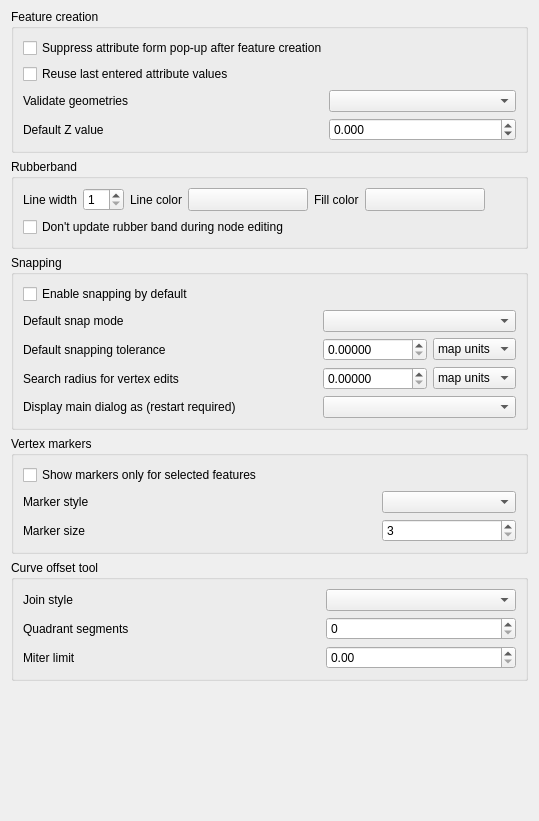
             <widget class="QWidget" name="mOptionsScrollAreaContents_07">
              <property name="geometry">
               <rect>
                <x>0</x>
                <y>0</y>
                <width>539</width>
                <height>821</height>
               </rect>
              </property>
              <layout class="QVBoxLayout" name="verticalLayout_31">
               <property name="topMargin">
                <number>9</number>
               </property>
               <item>
                <widget class="QgsCollapsibleGroupBox" name="mEnterAttributeValuesGroupBox">
                 <property name="title">
                  <string>Feature creation</string>
                 </property>
                 <layout class="QGridLayout" name="gridLayout_28">
                  <item row="2" column="0">
                   <widget class="QLabel" name="label_19">
                    <property name="text">
                     <string>Validate geometries</string>
                    </property>
                   </widget>
                  </item>
                  <item row="0" column="0" colspan="3">
                   <widget class="QCheckBox" name="chkDisableAttributeValuesDlg">
                    <property name="text">
                     <string>Suppress attribute form pop-up after feature creation</string>
                    </property>
                    <property name="tristate">
                     <bool>false</bool>
                    </property>
                   </widget>
                  </item>
                  <item row="2" column="1">
                   <spacer name="horizontalSpacer_32">
                    <property name="orientation">
                     <enum>Qt::Horizontal</enum>
                    </property>
                    <property name="sizeHint" stdset="0">
                     <size>
                      <width>40</width>
                      <height>20</height>
                     </size>
                    </property>
                   </spacer>
                  </item>
                  <item row="1" column="0" colspan="3">
                   <widget class="QCheckBox" name="chkReuseLastValues">
                    <property name="text">
                     <string>Reuse last entered attribute values</string>
                    </property>
                    <property name="tristate">
                     <bool>false</bool>
                    </property>
                   </widget>
                  </item>
                  <item row="3" column="0">
                   <widget class="QLabel" name="mDefaultZValueLabel">
                    <property name="text">
                     <string>Default Z value</string>
                    </property>
                   </widget>
                  </item>
                  <item row="3" column="2">
                   <widget class="QDoubleSpinBox" name="mDefaultZValueSpinBox">
                    <property name="decimals">
                     <number>3</number>
                    </property>
                    <property name="minimum">
                     <double>-999999.998999999952503</double>
                    </property>
                    <property name="maximum">
                     <double>1000000.000000000000000</double>
                    </property>
                    <property name="singleStep">
                     <double>1.000000000000000</double>
                    </property>
                   </widget>
                  </item>
                  <item row="2" column="2">
                   <widget class="QComboBox" name="mValidateGeometries">
                    <property name="sizePolicy">
                     <sizepolicy hsizetype="Expanding" vsizetype="Fixed">
                      <horstretch>0</horstretch>
                      <verstretch>0</verstretch>
                     </sizepolicy>
                    </property>
                   </widget>
                  </item>
                 </layout>
                </widget>
               </item>
               <item>
                <widget class="QgsCollapsibleGroupBox" name="mRubberBandGroupBox">
                 <property name="title">
                  <string>Rubberband</string>
                 </property>
                 <layout class="QGridLayout" name="_9">
                  <item row="0" column="9">
                   <spacer name="horizontalSpacer_33">
                    <property name="orientation">
                     <enum>Qt::Horizontal</enum>
                    </property>
                    <property name="sizeHint" stdset="0">
                     <size>
                      <width>40</width>
                      <height>20</height>
                     </size>
                    </property>
                   </spacer>
                  </item>
                  <item row="0" column="0">
                   <widget class="QLabel" name="mLineWidthTextLabel">
                    <property name="sizePolicy">
                     <sizepolicy hsizetype="Maximum" vsizetype="Preferred">
                      <horstretch>0</horstretch>
                      <verstretch>0</verstretch>
                     </sizepolicy>
                    </property>
                    <property name="text">
                     <string>Line width</string>
                    </property>
                   </widget>
                  </item>
                  <item row="0" column="2">
                   <widget class="QLabel" name="mLineColorTextLabel">
                    <property name="sizePolicy">
                     <sizepolicy hsizetype="Maximum" vsizetype="Preferred">
                      <horstretch>0</horstretch>
                      <verstretch>0</verstretch>
                     </sizepolicy>
                    </property>
                    <property name="text">
                     <string>Line color</string>
                    </property>
                   </widget>
                  </item>
                  <item row="0" column="1">
                   <widget class="QSpinBox" name="mLineWidthSpinBox">
                    <property name="toolTip">
                     <string>Line width in pixels</string>
                    </property>
                    <property name="minimum">
                     <number>1</number>
                    </property>
                   </widget>
                  </item>
                  <item row="0" column="5">
                   <widget class="QgsColorButton" name="mFillColorToolButton">
                    <property name="sizePolicy">
                     <sizepolicy hsizetype="Fixed" vsizetype="Fixed">
                      <horstretch>0</horstretch>
                      <verstretch>0</verstretch>
                     </sizepolicy>
                    </property>
                    <property name="minimumSize">
                     <size>
                      <width>120</width>
                      <height>0</height>
                     </size>
                    </property>
                    <property name="maximumSize">
                     <size>
                      <width>120</width>
                      <height>16777215</height>
                     </size>
                    </property>
                    <property name="text">
                     <string/>
                    </property>
                   </widget>
                  </item>
                  <item row="0" column="4">
                   <widget class="QLabel" name="mSelectColorTextLabel">
                    <property name="sizePolicy">
                     <sizepolicy hsizetype="Maximum" vsizetype="Preferred">
                      <horstretch>0</horstretch>
                      <verstretch>0</verstretch>
                     </sizepolicy>
                    </property>
                    <property name="text">
                     <string>Fill color</string>
                    </property>
                   </widget>
                  </item>
                  <item row="0" column="3">
                   <widget class="QgsColorButton" name="mLineColorToolButton">
                    <property name="sizePolicy">
                     <sizepolicy hsizetype="Fixed" vsizetype="Fixed">
                      <horstretch>0</horstretch>
                      <verstretch>0</verstretch>
                     </sizepolicy>
                    </property>
                    <property name="minimumSize">
                     <size>
                      <width>120</width>
                      <height>0</height>
                     </size>
                    </property>
                    <property name="maximumSize">
                     <size>
                      <width>120</width>
                      <height>16777215</height>
                     </size>
                    </property>
                    <property name="text">
                     <string/>
                    </property>
                   </widget>
                  </item>
                  <item row="1" column="0" colspan="7">
                   <widget class="QCheckBox" name="mLineGhostCheckBox">
                    <property name="text">
                     <string>Don't update rubber band during node editing</string>
                    </property>
                   </widget>
                  </item>
                 </layout>
                </widget>
               </item>
               <item>
                <widget class="QgsCollapsibleGroupBox" name="mSnappingGroupBox">
                 <property name="title">
                  <string>Snapping</string>
                 </property>
                 <layout class="QGridLayout" name="_10">
                  <item row="1" column="1" colspan="6">
                   <widget class="QCheckBox" name="mSnappingEnabledDefault">
                    <property name="text">
                     <string>Enable snapping by default</string>
                    </property>
                   </widget>
                  </item>
                  <item row="5" column="1">
                   <widget class="QLabel" name="label_49">
                    <property name="text">
                     <string>Display main dialog as (restart required)</string>
                    </property>
                   </widget>
                  </item>
                  <item row="2" column="1">
                   <widget class="QLabel" name="mDefaultSnapModeLabel">
                    <property name="text">
                     <string>Default snap mode</string>
                    </property>
                   </widget>
                  </item>
                  <item row="3" column="6">
                   <widget class="QComboBox" name="mDefaultSnappingToleranceComboBox">
                    <property name="sizePolicy">
                     <sizepolicy hsizetype="Expanding" vsizetype="Fixed">
                      <horstretch>0</horstretch>
                      <verstretch>0</verstretch>
                     </sizepolicy>
                    </property>
                    <item>
                     <property name="text">
                      <string>map units</string>
                     </property>
                    </item>
                    <item>
                     <property name="text">
                      <string>pixels</string>
                     </property>
                    </item>
                   </widget>
                  </item>
                  <item row="4" column="4">
                   <spacer>
                    <property name="orientation">
                     <enum>Qt::Horizontal</enum>
                    </property>
                    <property name="sizeHint" stdset="0">
                     <size>
                      <width>61</width>
                      <height>20</height>
                     </size>
                    </property>
                   </spacer>
                  </item>
                  <item row="3" column="3" colspan="2">
                   <spacer>
                    <property name="orientation">
                     <enum>Qt::Horizontal</enum>
                    </property>
                    <property name="sizeHint" stdset="0">
                     <size>
                      <width>241</width>
                      <height>20</height>
                     </size>
                    </property>
                   </spacer>
                  </item>
                  <item row="2" column="5" colspan="2">
                   <widget class="QComboBox" name="mDefaultSnapModeComboBox">
                    <property name="sizePolicy">
                     <sizepolicy hsizetype="Expanding" vsizetype="Fixed">
                      <horstretch>0</horstretch>
                      <verstretch>0</verstretch>
                     </sizepolicy>
                    </property>
                   </widget>
                  </item>
                  <item row="4" column="5">
                   <widget class="QDoubleSpinBox" name="mSearchRadiusVertexEditSpinBox">
                    <property name="decimals">
                     <number>5</number>
                    </property>
                    <property name="maximum">
                     <double>99999999.989999994635582</double>
                    </property>
                   </widget>
                  </item>
                  <item row="3" column="5">
                   <widget class="QDoubleSpinBox" name="mDefaultSnappingToleranceSpinBox">
                    <property name="decimals">
                     <number>5</number>
                    </property>
                    <property name="maximum">
                     <double>99999999.989999994635582</double>
                    </property>
                   </widget>
                  </item>
                  <item row="2" column="2" colspan="3">
                   <spacer>
                    <property name="orientation">
                     <enum>Qt::Horizontal</enum>
                    </property>
                    <property name="sizeHint" stdset="0">
                     <size>
                      <width>311</width>
                      <height>20</height>
                     </size>
                    </property>
                   </spacer>
                  </item>
                  <item row="4" column="6">
                   <widget class="QComboBox" name="mSearchRadiusVertexEditComboBox">
                    <item>
                     <property name="text">
                      <string>map units</string>
                     </property>
                    </item>
                    <item>
                     <property name="text">
                      <string>pixels</string>
                     </property>
                    </item>
                   </widget>
                  </item>
                  <item row="4" column="1" colspan="3">
                   <widget class="QLabel" name="mVertexSearchRadiusVertexEditLabel">
                    <property name="text">
                     <string>Search radius for vertex edits</string>
                    </property>
                   </widget>
                  </item>
                  <item row="5" column="5" colspan="2">
                   <widget class="QComboBox" name="mSnappingMainDialogComboBox"/>
                  </item>
                  <item row="3" column="1" colspan="2">
                   <widget class="QLabel" name="mDefaultSnappingToleranceTextLabel">
                    <property name="text">
                     <string>Default snapping tolerance</string>
                    </property>
                   </widget>
                  </item>
                 </layout>
                </widget>
               </item>
               <item>
                <widget class="QgsCollapsibleGroupBox" name="mVertexMarkerGroupBox">
                 <property name="title">
                  <string>Vertex markers</string>
                 </property>
                 <layout class="QGridLayout" name="_11">
                  <item row="1" column="0">
                   <widget class="QLabel" name="mMarkerStyleLabel">
                    <property name="text">
                     <string>Marker style</string>
                    </property>
                   </widget>
                  </item>
                  <item row="1" column="1">
                   <spacer>
                    <property name="orientation">
                     <enum>Qt::Horizontal</enum>
                    </property>
                    <property name="sizeHint" stdset="0">
                     <size>
                      <width>281</width>
                      <height>20</height>
                     </size>
                    </property>
                   </spacer>
                  </item>
                  <item row="1" column="2">
                   <widget class="QComboBox" name="mMarkerStyleComboBox">
                    <property name="sizePolicy">
                     <sizepolicy hsizetype="Expanding" vsizetype="Fixed">
                      <horstretch>0</horstretch>
                      <verstretch>0</verstretch>
                     </sizepolicy>
                    </property>
                   </widget>
                  </item>
                  <item row="2" column="2">
                   <widget class="QSpinBox" name="mMarkerSizeSpinBox">
                    <property name="layoutDirection">
                     <enum>Qt::LeftToRight</enum>
                    </property>
                    <property name="minimum">
                     <number>3</number>
                    </property>
                    <property name="singleStep">
                     <number>1</number>
                    </property>
                   </widget>
                  </item>
                  <item row="2" column="0">
                   <widget class="QLabel" name="label_6">
                    <property name="text">
                     <string>Marker size</string>
                    </property>
                   </widget>
                  </item>
                  <item row="2" column="1">
                   <spacer>
                    <property name="orientation">
                     <enum>Qt::Horizontal</enum>
                    </property>
                    <property name="sizeHint" stdset="0">
                     <size>
                      <width>40</width>
                      <height>20</height>
                     </size>
                    </property>
                   </spacer>
                  </item>
                  <item row="0" column="0" colspan="3">
                   <widget class="QCheckBox" name="mMarkersOnlyForSelectedCheckBox">
                    <property name="text">
                     <string>Show markers only for selected features</string>
                    </property>
                   </widget>
                  </item>
                 </layout>
                </widget>
               </item>
               <item>
                <widget class="QgsCollapsibleGroupBox" name="groupBox_21">
                 <property name="title">
                  <string>Curve offset tool</string>
                 </property>
                 <layout class="QGridLayout" name="gridLayout">
                  <item row="1" column="2">
                   <widget class="QSpinBox" name="mOffsetQuadSegSpinBox"/>
                  </item>
                  <item row="2" column="0">
                   <widget class="QLabel" name="label_28">
                    <property name="text">
                     <string>Miter limit</string>
                    </property>
                   </widget>
                  </item>
                  <item row="0" column="0">
                   <widget class="QLabel" name="label_26">
                    <property name="text">
                     <string>Join style</string>
                    </property>
                   </widget>
                  </item>
                  <item row="0" column="2">
                   <widget class="QComboBox" name="mOffsetJoinStyleComboBox">
                    <property name="sizePolicy">
                     <sizepolicy hsizetype="Expanding" vsizetype="Fixed">
                      <horstretch>0</horstretch>
                      <verstretch>0</verstretch>
                     </sizepolicy>
                    </property>
                   </widget>
                  </item>
                  <item row="1" column="0">
                   <widget class="QLabel" name="label_27">
                    <property name="text">
                     <string>Quadrant segments</string>
                    </property>
                   </widget>
                  </item>
                  <item row="2" column="2">
                   <widget class="QDoubleSpinBox" name="mCurveOffsetMiterLimitComboBox"/>
                  </item>
                  <item row="0" column="1">
                   <spacer name="horizontalSpacer_29">
                    <property name="orientation">
                     <enum>Qt::Horizontal</enum>
                    </property>
                    <property name="sizeHint" stdset="0">
                     <size>
                      <width>40</width>
                      <height>20</height>
                     </size>
                    </property>
                   </spacer>
                  </item>
                  <item row="1" column="1">
                   <spacer name="horizontalSpacer_30">
                    <property name="orientation">
                     <enum>Qt::Horizontal</enum>
                    </property>
                    <property name="sizeHint" stdset="0">
                     <size>
                      <width>40</width>
                      <height>20</height>
                     </size>
                    </property>
                   </spacer>
                  </item>
                  <item row="2" column="1">
                   <spacer name="horizontalSpacer_31">
                    <property name="orientation">
                     <enum>Qt::Horizontal</enum>
                    </property>
                    <property name="sizeHint" stdset="0">
                     <size>
                      <width>40</width>
                      <height>20</height>
                     </size>
                    </property>
                   </spacer>
                  </item>
                 </layout>
                </widget>
               </item>
               <item>
                <spacer name="verticalSpacer_4">
                 <property name="orientation">
                  <enum>Qt::Vertical</enum>
                 </property>
                 <property name="sizeHint" stdset="0">
                  <size>
                   <width>20</width>
                   <height>40</height>
                  </size>
                 </property>
                </spacer>
               </item>
              </layout>
             </widget>
